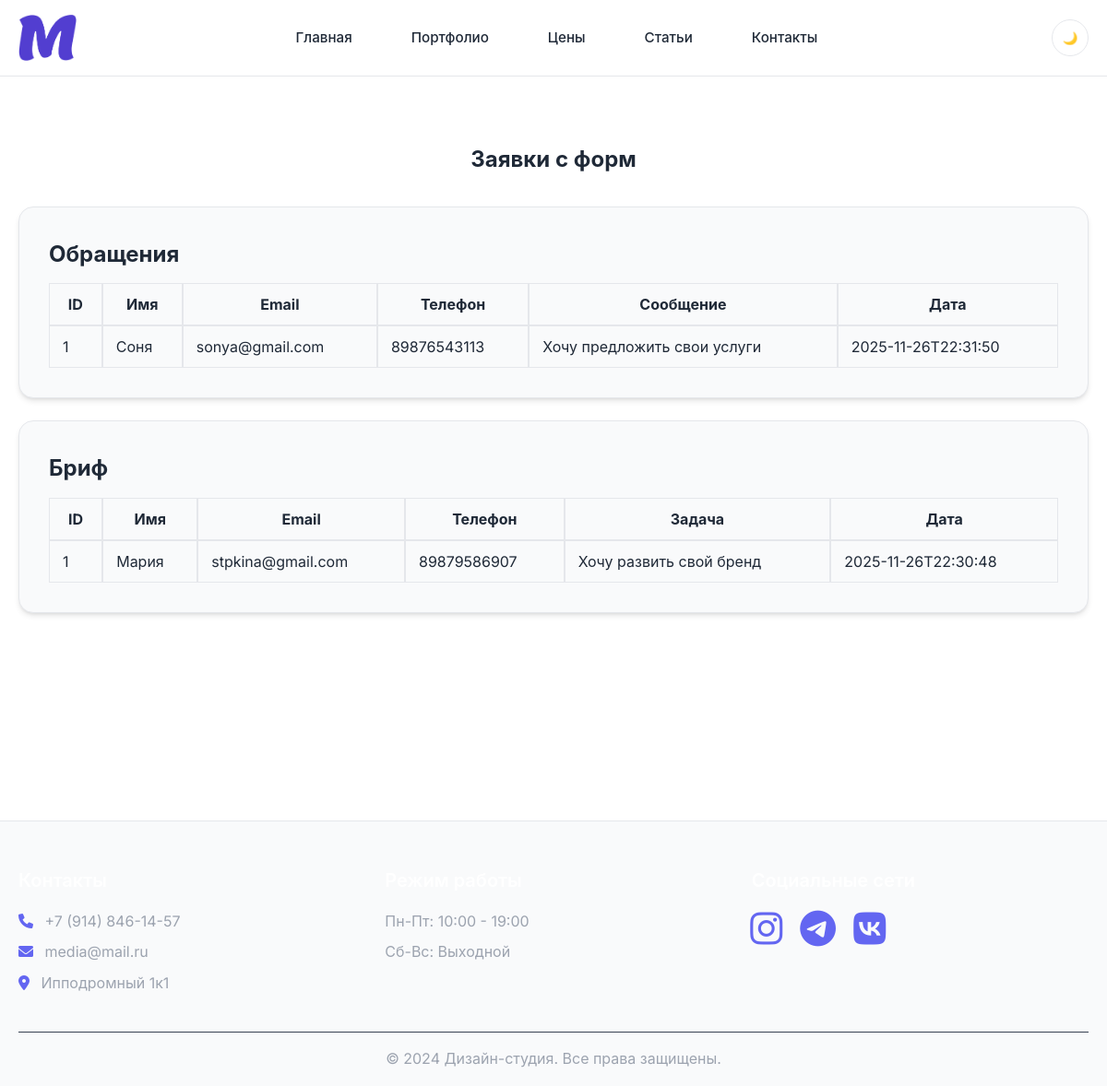
Screenshot of /submissions with the database file from the repository.
### tables this page shows
CREATE TABLE contact_submissions (
                id INTEGER PRIMARY KEY AUTOINCREMENT,
                name TEXT NOT NULL,
                email TEXT NOT NULL,
                phone TEXT,
                message TEXT NOT NULL,
                created_at TEXT NOT NULL
            );

CREATE TABLE brief_submissions (
                id INTEGER PRIMARY KEY AUTOINCREMENT,
                name TEXT NOT NULL,
                email TEXT NOT NULL,
                phone TEXT,
                message TEXT NOT NULL,
                created_at TEXT NOT NULL
            );

### app.py (the view)
@app.route("/submissions")
def submissions():
    with sqlite3.connect(DB_PATH) as connection:
        connection.row_factory = sqlite3.Row
        cursor = connection.cursor()
        cursor.execute("SELECT * FROM contact_submissions ORDER BY id DESC")
        contact_rows = cursor.fetchall()
        cursor.execute("SELECT * FROM brief_submissions ORDER BY id DESC")
        brief_rows = cursor.fetchall()
    return render_template(
        "submissions.html",
        contact_submissions=contact_rows,
        brief_submissions=brief_rows
    )

### templates/submissions.html (shortened to what this page needs)
{% extends "base.html" %}
{% block content %}
<section class="container" style="padding-top: 48px;">
  <div class="text-center mb-4">
    <h1>Заявки с форм</h1>
  </div>
  <div class="card" style="margin-bottom: 24px;">
    <h2 style="margin: 0 0 12px;">Обращения</h2>
    <div style="overflow-x: auto;">
      <table class="table">
        <thead>
          <tr>
            <th>ID</th>
            <th>Имя</th>
            <th>Email</th>
            <th>Телефон</th>
            <th>Сообщение</th>
            <th>Дата</th>
          </tr>
        </thead>
        <tbody>
          {% for s in contact_submissions %}
          <tr>
            <td>{{ s["id"] }}</td>
            <td>{{ s["name"] }}</td>
            <td>{{ s["email"] }}</td>
            <td>{{ s["phone"] or "—" }}</td>
            <td>{{ s["message"] }}</td>
            <td>{{ s["created_at"] }}</td>
          </tr>
          {% else %}
          <tr>
            <td colspan="6" style="text-align:center;">Пока нет заявок с формы "Контакты"</td>
          </tr>
          {% endfor %}
        </tbody>
      </table>
    </div>
  </div>
  <div class="card">
    <h2 style="margin: 0 0 12px;">Бриф</h2>
    <div style="overflow-x: auto;">
      <table class="table">
        <thead>
          <tr>
            <th>ID</th>
            <th>Имя</th>
            <th>Email</th>
            <th>Телефон</th>
            <th>Задача</th>
            <th>Дата</th>
          </tr>
        </thead>
        <tbody>
          {% for s in brief_submissions %}
          <tr>
            <td>{{ s["id"] }}</td>
            <td>{{ s["name"] }}</td>
            <td>{{ s["email"] }}</td>
            <td>{{ s["phone"] or "—" }}</td>
            <td>{{ s["message"] }}</td>
            <td>{{ s["created_at"] }}</td>
          </tr>
          {% else %}
          <tr>
            <td colspan="6" style="text-align:center;">Пока нет заявок с формы "Бриф"</td>
          </tr>
          {% endfor %}
        </tbody>
      </table>
    </div>
  </div>
</section>
{% endblock %}

### templates/base.html (shortened to what this page needs)
﻿<!DOCTYPE html>
<html lang="ru">
<head>
    <link rel="stylesheet" href="{{ url_for('static', filename='css/style.css') }}">
    <link href="https://cdnjs.cloudflare.com/ajax/libs/font-awesome/6.0.0/css/all.min.css" rel="stylesheet">
</head>
<body>
    <header class="header">
        <div class="container">
            <div class="header-content">
                <div class="logo">
                    <a href="{{ url_for('index') }}">
                        <img src="{{ url_for('static', filename='img/M.png') }}" alt="Logo">
                    </a>
                </div>
                <nav class="nav">
                    <ul class="nav-list">
                        <li class="nav-item">
                            <a href="{{ url_for('index') }}" class="nav-link {% if request.endpoint == 'index' %}active{% endif %}">Главная</a>
                        </li>
                        <li class="nav-item">
                            <a href="{{ url_for('portfolio') }}" class="nav-link {% if request.endpoint == 'portfolio' %}active{% endif %}">Портфолио</a>
                        </li>
                        <li class="nav-item">
                            <a href="{{ url_for('price') }}" class="nav-link {% if request.endpoint == 'price' %}active{% endif %}">Цены</a>
                        </li>
                        <li class="nav-item">
                            <a href="{{ url_for('articles') }}" class="nav-link {% if request.endpoint == 'articles' %}active{% endif %}">Статьи</a>
                        </li>
                        <li class="nav-item">
                            <a href="{{ url_for('contact') }}" class="nav-link {% if request.endpoint == 'contact' %}active{% endif %}">Контакты</a>
                        </li>
                    </ul>
                </nav>
                <button class="theme-toggle" aria-label="Переключить тему" title="Переключить тему">🌙</button>
            </div>
        </div>
    </header>
    <main class="main">
        {% block content %}{% endblock %}
    </main>
    <footer class="footer">
        <div class="container">
            <div class="footer-content">
                <div class="footer-section">
                    <h3>Контакты</h3>
                    <p><i class="fas fa-phone"></i> +7 (914) 846-14-57</p>
                    <p><i class="fas fa-envelope"></i> media@mail.ru</p>
                    <p><i class="fas fa-map-marker-alt"></i> Ипподромный 1к1</p>
                </div>
                <div class="footer-section">
                    <h3>Режим работы</h3>
                    <p>Пн-Пт: 10:00 - 19:00</p>
                    <p>Сб-Вс: Выходной</p>
                </div>
                <div class="footer-section">
                    <h3>Социальные сети</h3>
                    <div class="social-links">
                        <a href="#"><i class="fa-brands fa-instagram"></i></a>
                        <a href="#"><i class="fa-brands fa-telegram"></i></a>
                        <a href="#"><i class="fa-brands fa-vk"></i></a>
                    </div>
                </div>
            </div>
            <div class="footer-bottom">
                <p>&copy; 2024 Дизайн-студия. Все права защищены.</p>
            </div>
        </div>
    </footer>
</body>
</html>

### static/css/style.css (style rules this page uses)
:root { --primary-color: #6366f1; --primary-dark: #4f46e5; --secondary-color: #8b5cf6; --accent-color: #f59e0b; --text-primary: #1f2937; --text-secondary: #6b7280; --text-light: #9ca3af; --bg-primary: #ffffff; --bg-secondary: #f9fafb; --bg-dark: #111827; --border-color: #e5e7eb; --shadow-sm: 0 1px 2px 0 rgb(0 0 0 / 0.05); --shadow-md: 0 4px 6px -1px rgb(0 0 0 / 0.1), 0 2px 4px -2px rgb(0 0 0 / 0.1); --shadow-lg: 0 10px 15px -3px rgb(0 0 0 / 0.1), 0 4px 6px -4px rgb(0 0 0 / 0.1); --shadow-xl: 0 20px 25px -5px rgb(0 0 0 / 0.1), 0 8px 10px -6px rgb(0 0 0 / 0.1); --gradient-primary: linear-gradient(135deg, var(--primary-color) 0%, var(--secondary-color) 100%); --gradient-accent: linear-gradient(135deg, var(--accent-color) 0%, #f97316 100%); }
body { font-family: "Inter", -apple-system, BlinkMacSystemFont, "Segoe UI", Roboto, sans-serif; line-height: 1.6; color: var(--text-primary); background-color: var(--bg-primary); overflow-x: hidden; }
.container { max-width: 1200px; margin: 0 auto; padding: 0 20px; }
.header { background: rgba(255, 255, 255, 0.95); backdrop-filter: blur(10px); border-bottom: 1px solid var(--border-color); position: fixed; top: 0; left: 0; right: 0; z-index: 1000; transition: all 0.3s ease; }
.header-content { display: flex; align-items: center; justify-content: space-between; padding: 1rem 0; }
.logo img { height: 50px; width: auto; transition: transform 0.3s ease; }
.nav-list { display: flex; list-style: none; gap: 2rem; }
.nav-link { text-decoration: none; color: var(--text-primary); font-weight: 500; font-size: 0.95rem; padding: 0.5rem 1rem; border-radius: 8px; transition: all 0.3s ease; position: relative; }
.nav-link::after { content: ""; position: absolute; bottom: -2px; left: 50%; width: 0; height: 2px; background: var(--gradient-primary); transition: all 0.3s ease; transform: translateX(-50%); }
.main { margin-top: 80px; min-height: calc(100vh - 80px); }
.card { background: var(--bg-primary); border-radius: 16px; padding: 2rem; box-shadow: var(--shadow-md); transition: all 0.3s ease; border: 1px solid var(--border-color); }
.footer { background: var(--bg-dark); color: white; padding: 3rem 0 1rem; margin-top: 4rem; }
.footer-content { display: grid; grid-template-columns: repeat(auto-fit, minmax(250px, 1fr)); gap: 2rem; margin-bottom: 2rem; }
.footer-section h3 { font-size: 1.25rem; font-weight: 600; margin-bottom: 1rem; color: white; }
.footer-section p { color: #9ca3af; margin-bottom: 0.5rem; }
.footer-section i { margin-right: 0.5rem; color: var(--primary-color); }
.social-links { display: flex; gap: 1rem; }
.social-links a { display: inline-flex; align-items: center; justify-content: center; width: 40px; height: 40px; color: white; border-radius: 8px; text-decoration: none; transition: all 0.3s ease; }
.fa-vk { color: #ffffff; font-size: 40px; }
.fa-telegram { color: #ffffff; font-size: 40px; }
.fa-instagram { color: #ffffff; font-size: 40px; }
.footer-bottom { border-top: 1px solid #374151; padding-top: 1rem; text-align: center; color: #9ca3af; }
.fade-in-up { animation: fadeInUp 0.6s ease forwards; }
.text-center { text-align: center; }
.mb-4 { margin-bottom: 2rem; }
.theme-toggle { margin-left: 16px; background: transparent; border: 1px solid var(--border-color); color: var(--text-primary); border-radius: 999px; width: 40px; height: 40px; display: inline-flex; align-items: center; justify-content: center; cursor: pointer; transition: background-color 0.2s ease, border-color 0.2s ease, color 0.2s ease; }
body { background-color: var(--bg-primary); color: var(--text-primary); }
.header { background: rgba(255, 255, 255, 0.95); }
.card, .contact-card, .portfolio-item, .article-item { background: var(--bg-secondary); border: 1px solid var(--border-color); }
.footer { background: var(--bg-secondary); border-top: 1px solid var(--border-color); }
.table { width: 100%; border-collapse: separate; border-spacing: 0; }
.table th, .table td { padding: 12px 14px; border: 1px solid var(--border-color); vertical-align: top; }
.table thead th { background: var(--bg-secondary); color: var(--text-primary); font-weight: 700; }
.social-links a { color: var(--accent-color); }

### rows the page displays
contact_submissions: id "1", name "Соня", email "sonya@gmail.com", phone "89876543113", message "Хочу предложить свои услуги", created_at "2025-11-26T22:31:50"
brief_submissions: id "1", name "Мария", email "stpkina@gmail.com", phone "89879586907", message "Хочу развить свой бренд", created_at "2025-11-26T22:30:48"
